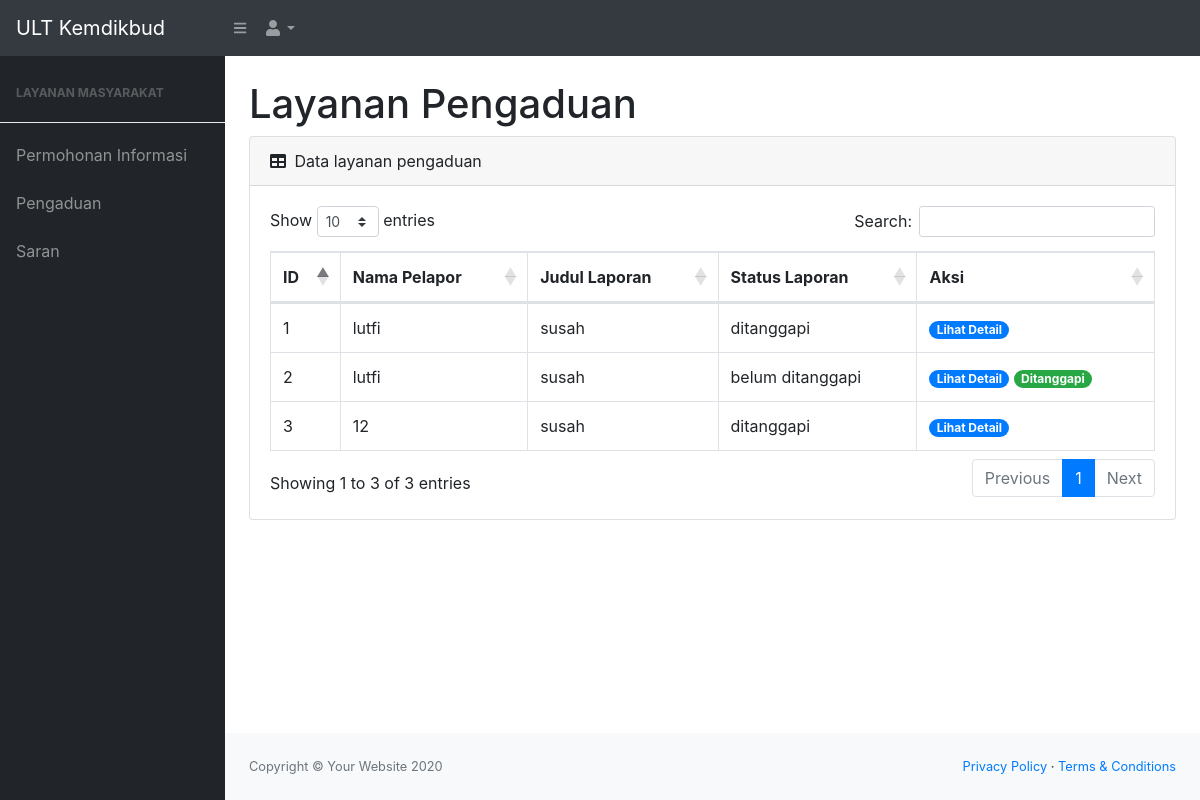
The app's page /index.php/layanan_pengaduan with its own data.
### tables this page shows
CREATE TABLE `laporan` (
  `id_laporan` int(11) NOT NULL,
  `alamat_email` varchar(100) NOT NULL,
  `nama_pelapor` varchar(100) NOT NULL,
  `alamat_rumah` text NOT NULL,
  `nomor_telepon` varchar(15) NOT NULL,
  `nomor_ktp` varchar(30) NOT NULL,
  `profesi` varchar(20) NOT NULL,
  `provinsi` varchar(100) NOT NULL,
  `kabupaten` varchar(100) NOT NULL,
  `kecamatan` varchar(100) NOT NULL,
  `judul_laporan` varchar(100) NOT NULL,
  `redaksi_laporan` text NOT NULL,
  `status_laporan` enum('ditanggapi','belum ditanggapi') NOT NULL
);

### application/controllers/Layanan_pengaduan.php (called while the page is built, shortened)
<?php
class Layanan_pengaduan extends CI_Controller
{
    public function __construct()
    {
        $this->load->library('form_validation');
        $this->load->model('Layanan_pengaduan_model');
    }
    public function index()
    {
        $tampil = array(
            'data_laporan' => $this->Layanan_pengaduan_model->tampil_laporan()
        );
        $this->load->view('templates/header');
        $this->load->view('templates/nav');
        $this->load->view('admin/layanan_pengaduan', $tampil);
        $this->load->view('templates/footer');
    }
}

### index.php (called while the page is built, shortened)
<?php
require_once BASEPATH.'core/CodeIgniter.php';

### application/models/Layanan_pengaduan_model.php (called while the page is built, shortened)
<?php
class Layanan_pengaduan_model extends CI_Model
{
    public function tampil_laporan()
    {
        $this->db->select('*')
            ->FROM('laporan');
        $query = $this->db->get();
        return $query->result();
    }
}

### application/views/admin/layanan_pengaduan.php (the view, shortened to what this page needs)
<main>
    <div class="container-fluid">
        <h1 class="mt-4">Layanan Pengaduan</h1>
        <div class="card mb-4">
            <div class="card-header">
                <i class="fas fa-table mr-1"></i>
                Data layanan pengaduan
            </div>
            <div class="card-body">
                <div class="table-responsive">
                    <table class="table table-bordered" id="dataTable" width="100%" cellspacing="0">
                        <thead>
                            <tr>
                                <th>ID</th>
                                <th>Nama Pelapor</th>
                                <th>Judul Laporan</th>
                                <th>Status Laporan</th>
                                <th>Aksi</th>
                            </tr>
                        </thead>
                        <tbody>
                            <?php foreach ($data_laporan as $laporan) : ?>
                                <tr>
                                    <td><?= $laporan->id_laporan ?></td>
                                    <td><?= $laporan->nama_pelapor ?></td>
                                    <td><?= $laporan->judul_laporan ?></td>
                                    <td><?= $laporan->status_laporan ?></td>
                                    <td>
                                        <?php
                                        if ($laporan->status_laporan == 'belum ditanggapi') : ?>
                                            <a href='<?= site_url("Layanan_pengaduan/detail_laporan/$laporan->id_laporan") ?>' class="badge badge-primary badge-pill">Lihat Detail</a>
                                            <a href='<?= site_url("Layanan_pengaduan/ubah_status/$laporan->id_laporan") ?>' class="badge badge-success badge-pill">Ditanggapi</a>
                                        <?php else : ?>
                                            <a href='<?= site_url("Layanan_pengaduan/detail_laporan/$laporan->id_laporan") ?>' class="badge badge-primary badge-pill">Lihat Detail</a>
                                        <?php endif; ?>
                                    </td>
                                </tr>
                            <?php
                            endforeach ?>
                        </tbody>
                    </table>
                </div>
            </div>
        </div>
    </div>
</main>

### records on screen
laporan: id_laporan "1", nama_pelapor "lutfi", judul_laporan "susah", status_laporan "ditanggapi"
laporan: id_laporan "2", nama_pelapor "lutfi", judul_laporan "susah", status_laporan "belum ditanggapi"
laporan: id_laporan "3", nama_pelapor "12", judul_laporan "susah", status_laporan "ditanggapi"
